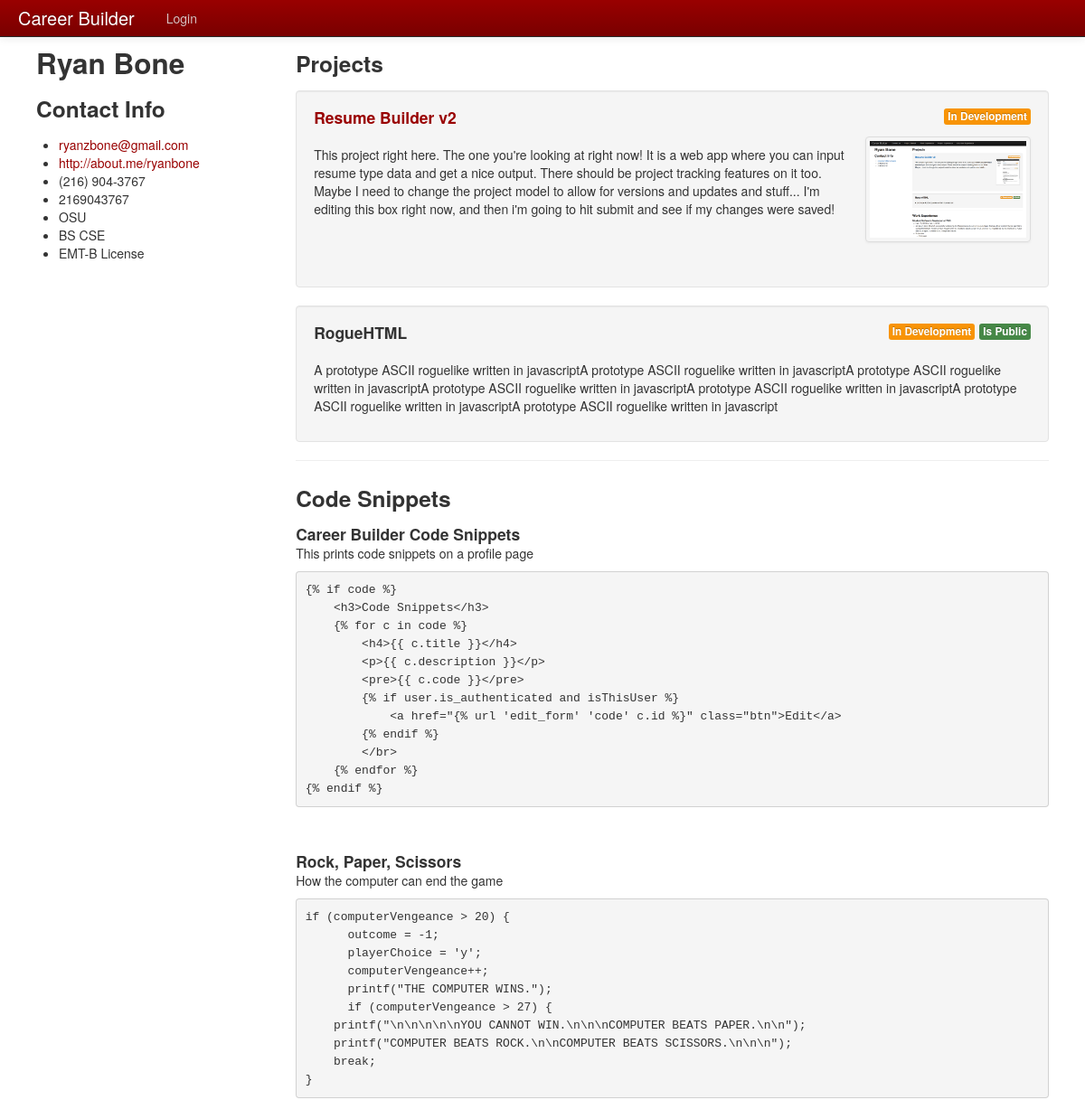
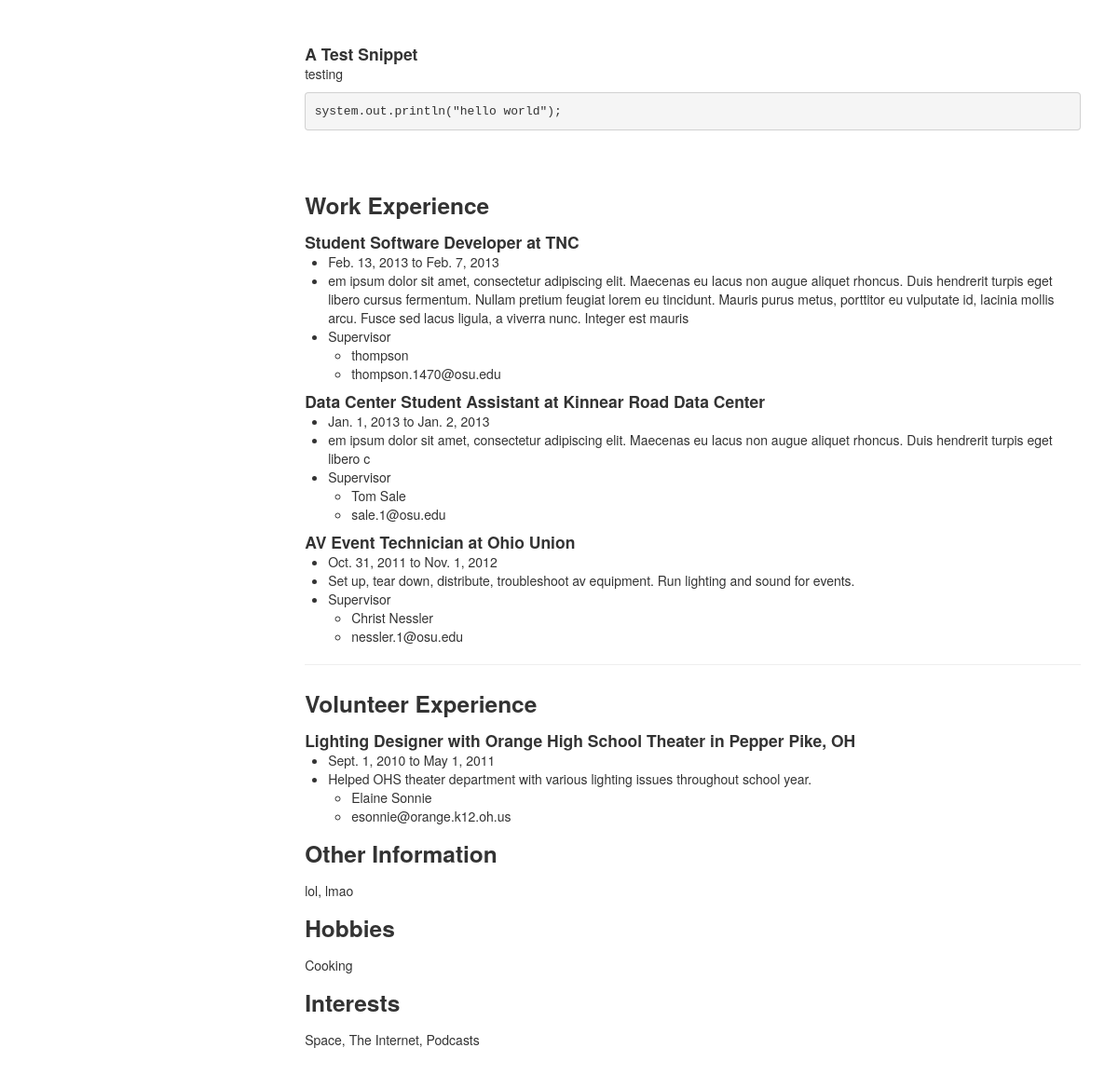
The app's page /profile/1/, older data (2 pictures, top to bottom).
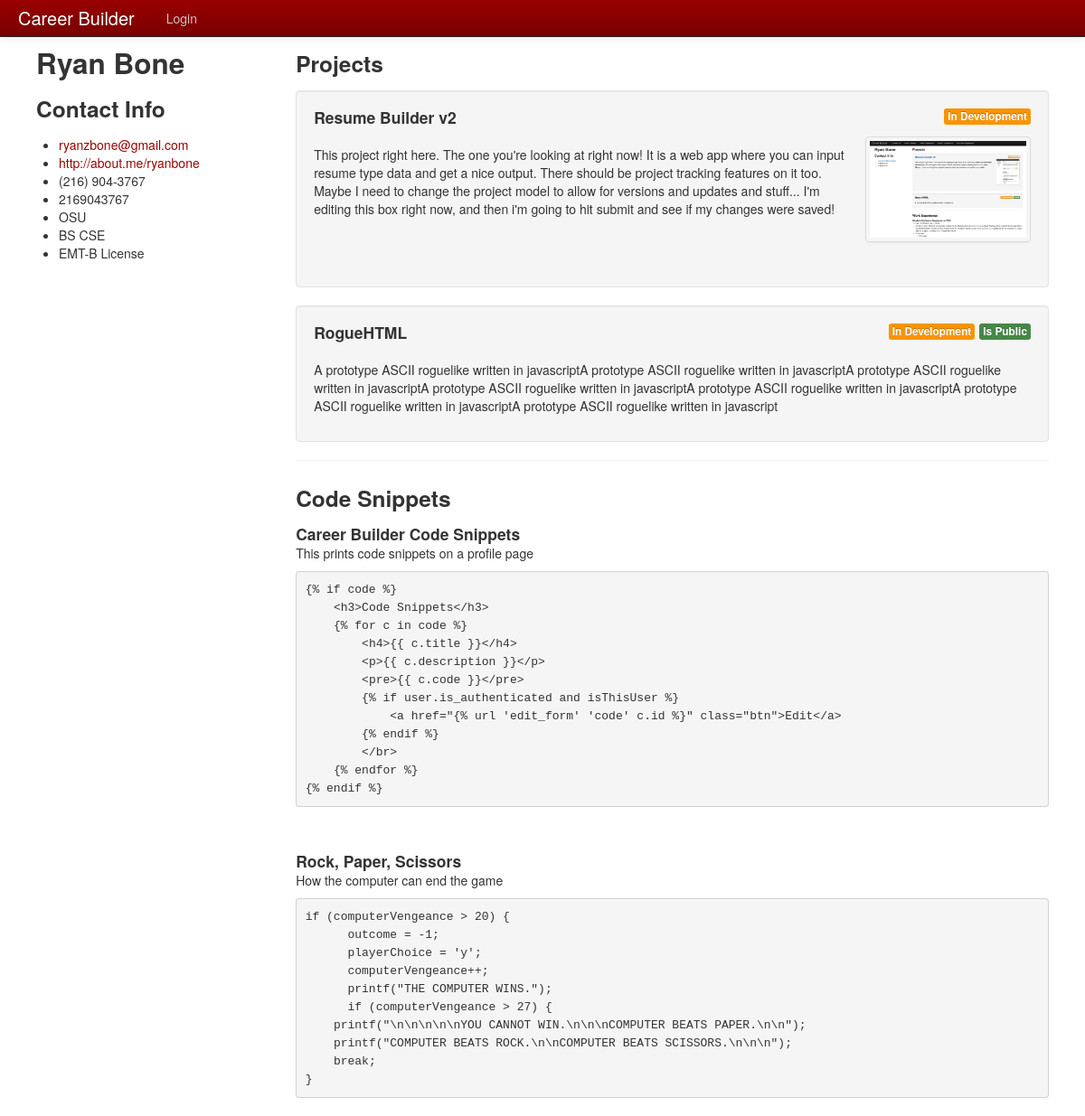
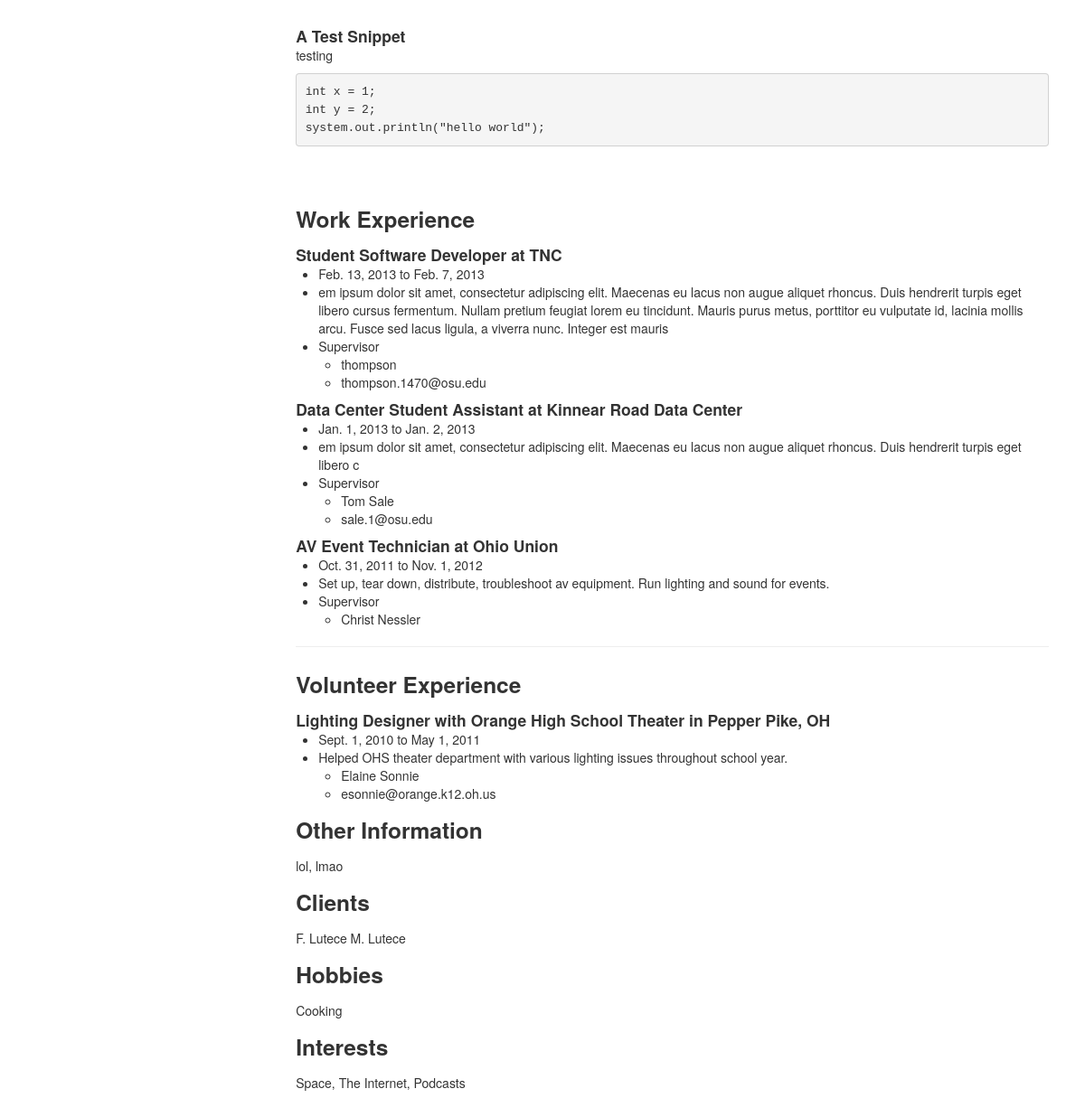
The same page, newer data (2 pictures, top to bottom).
### builder/models.py (models this page shows, shortened)
class UserProfile(models.Model):
    user = models.OneToOneField(User, primary_key=True)
    firstName = models.CharField('First Name', max_length = 50, blank = True)
    lastName = models.CharField('Last Name', max_length = 50, blank = True)
    email = models.EmailField()
    url = models.URLField(blank = True)
    phone = models.CharField(max_length = 20, blank = True)
    altPhone = models.CharField('Alternate Phone', max_length = 20, blank = True)
    image = models.ImageField(upload_to='Images', blank = True)
    school = models.CharField(max_length = 100, blank = True)
    degree = models.CharField(max_length = 100, blank = True)
    altDegree = models.CharField('Secondary Degree', max_length = 100, blank = True)
    altInfo = models.TextField('Other information', blank = True)
    hobbies = models.TextField(blank = True)
    clients = models.TextField(blank = True)
    interests = models.TextField(blank = True)
    visible = models.BooleanField(default = True)
    def __unicode__(self):
        return u'%s %s' %(self.firstName, self.lastName)
    class Meta:
        ordering = ['lastName', 'firstName']

class Project(models.Model):
    user = models.ForeignKey(UserProfile)
    title = models.CharField(max_length = 250)
    projectURL = models.URLField('Project URL', blank = True)
    description = models.TextField()
    inDevelopment = models.BooleanField()
    isPublic = models.BooleanField(default = True)
    projectImage = models.ImageField('Screen shot', upload_to = 'Images', blank = True)
    highlight = models.BooleanField()
    visible = models.BooleanField(default = True)
    class Meta:
        ordering = ['title']

class CodeSnippet(models.Model):
    user = models.ForeignKey(UserProfile)
    title = models.CharField(max_length = 150)
    description = models.TextField()
    code = models.TextField()
    visible = models.BooleanField(default = True)

class WorkExperience(models.Model):
    user = models.ForeignKey(UserProfile)
    jobTitle = models.CharField('Job title', max_length = 100)
    location = models.CharField(max_length = 250)
    startDate = models.DateField('Start date', blank = True)
    endDate = models.DateField('End date', blank = True)
    description = models.TextField('Job description')
    supervisorName = models.CharField('Supervisor name', max_length = 100, blank = True)
    supervisorEmail = models.EmailField('Supervisor email', blank = True)
    visible = models.BooleanField(default = True)
    def __unicode__(self):
        return self.jobTitle
    class Meta:
        ordering = ['-startDate']

class VolunteerExperience(models.Model):
    user = models.ForeignKey(UserProfile)
    organization = models.CharField(max_length = 150)
    jobTitle = models.CharField('Title', max_length = 100)
    startDate = models.DateField('Start date', blank = True)
    endDate = models.DateField('End date', blank = True, null=True)
    description = models.TextField('Job description')
    supervisorName = models.CharField('Supervisor name', max_length = 100)
    supervisorEmail = models.EmailField('Supervisor email')
    location = models.CharField(max_length = 250)
    visible = models.BooleanField(default = True)
    class Meta:
        ordering = ['-startDate']

### builder/views.py (the view)
# urls.py: url(r'^profile/(?P<userId>\d+)/$', 'profile', name='profile'),
def profile(request, userId):
	user = request.user
	userProfile = UserProfile.objects.get(user=userId)
	if user.id == userProfile.user.id:
		isThisUser = True
	else:
		isThisUser = False
	workExperience = WorkExperience.objects.filter(user=userProfile, visible=True)
	projects = Project.objects.filter(user=userProfile, visible=True)
	volunteerExperience = VolunteerExperience.objects.filter(user=userProfile, visible=True)
	code = CodeSnippet.objects.filter(user=userProfile, visible=True)
	return render(request, 'profile.html', locals())

### templates/profile.html (shortened to what this page needs)
{% extends "base.html" %}
{% block content %}
{% include "profile_menu.html" %}
{% include "profile_body.html" %}
{% endblock %}

### templates/base.html (shortened to what this page needs)
<!DOCTYPE html>
<html lang="en">
<head>
    {% load staticfiles %}
    <link href="{{ STATIC_URL }}css/bootstrap.css" rel="stylesheet" media="screen">
    <link href="{{ STATIC_URL }}css/bootstrap-responsive.css" rel="stylesheet">
</head>
<body>
    <div class="navbar navbar-fixed-top navbar-inverse">
        <div class="navbar-inner">
            <div class="container-fluid">
                <a class="brand" href="/">Career Builder</a>
                <ul class="nav">
                    {% if user.is_authenticated %}
                        <li><a href="{% url profile user.id %}">Profile</a></li>
                        {% if user.is_staff %}
                        <li><a href="/admin">Administration</a></li>
                        {% endif %}
                        <li><a href="{% url logout %}">Logout</a></li>
                    {% else %}
                    <li><a href="{% url login %}">Login</a></li>
                    {% endif %}
                </ul>
            </div>
        </div>
    </div>
    <div class="container-fluid page-content">
        <div class="row-fluid">
            {% block content %}
            {% endblock %}
        </div>
    </div>
</body>
</html>

### templates/profile_menu.html (shortened to what this page needs)
<div class="span3">
	<div style="position:fixed">
		<h2>{{ userProfile }}</h2>
			<h3>Contact Info</h3>
			<ul>
				{% if userProfile.email %} <li><a href="mailto:{{ userProfile.email }}">{{ userProfile.email }}</a></li> {% endif %}
				{% if userProfile.url %} <li><a href="{{ userProfile.url }}">{{ userProfile.url }}</a></li> {% endif %}
				{% if userProfile.phone %} <li>{{ userProfile.phone }}</li> {% endif %}
				{% if userProfile.altPhone %} <li>{{ userProfile.altPhone }} </li> {% endif %}
				{% if userProfile.school %} <li>{{ userProfile.school }} </li> {% endif %}
				{% if userProfile.degree %} <li>{{ userProfile.degree }} </li> {% endif %}
				{% if userProfile.altDegree %} <li>{{ userProfile.altDegree }} </li> {% endif %}
			</ul>
	</div>
</div>

### templates/profile_body.html (shortened to what this page needs)
<div class="span9">
	{% if projects %}
		<h3>Project{{ projects|pluralize }}</h3>
		{% for project in projects %}
		<div class="well">
			<h4>{% if project.projectURL %}<a href="{{ project.projectURL }}">{{ project.title }}</a>{% else %}{{ project.title }}{% endif %}
			{% if project.isPublic %}<span class="label label-success pull-right" style="margin-left: 5px;">Is Public</span>{% endif %}
			{% if project.inDevelopment %}<span class="label label-warning pull-right">In Development</span>{% endif %}
			</h4>
			{% if project.projectImage %}
			<div class="row-fluid">
				<div class="span9">
					<p><br/>{{ project.description }}</p>
				</div>
				<ul class="thumbnails">
					<li class="span3 pull-right">
						<a href="#" class="thumbnail" style="margin-top:10px">
							<img src="{{ project.projectImage.url }}" alt="">
						</a>
					</li>
				</ul>
			</div>
			{% else %}
				<p><br/>{{ project.description }}</p>
			{% endif %}
		</div>
		{% endfor %}
	<hr>
	{% endif %}
	{% if code %}
		<h3>Code Snippets</h3>
		{% for c in code %}
		<h4>{{ c.title }}</h4>
		<p>{{ c.description }}</p>
		<pre>{{ c.code }}</pre>
		{% endfor %}
	{% endif %}
	{% if workExperience %}
	<h3>Work Experience</h2>
		{% for work in workExperience %}
		<h4>{{ work }} at {{ work.location }}</h4>
		<ul>
			<li>{{ work.startDate }} {% if work.endDate %} to {{work.endDate}}{% endif %}</li>
			<li>{{ work.description }}</li>
			{% if work.supervisorName or work.supervisorEmail %}
			<li>Supervisor</li>
			<ul>
				{% if work.supervisorName %}<li>{{ work.supervisorName }}</li>{% endif %}
				{% if work.supervisorEmail %}<li>{{ work.supervisorEmail }}</li>{% endif %}
			</ul>
			{% endif %}
		</ul>
		{% endfor %}
	<hr>
	{% endif %}
	{% if volunteerExperience %}
	<h3> Volunteer Experience</h3>
		{% for vol in volunteerExperience %}
		<h4>{{ vol.jobTitle }}{% if vol.organization %} with {{ vol.organization }}{% endif %}{% if vol.location %} in {{ vol.location }}{% endif %}</h4>
		<ul>
			<li>{{ vol.startDate }} {% if vol.endDate %} to {{vol.endDate}}{% endif %}</li>
			<li>{{ vol.description }}</li>
			<ul>
				<li>{{ vol.supervisorName }}</li>
				<li>{{ vol.supervisorEmail }}</li>
			</ul>
		</ul>
		{% endfor %}
	{% endif %}
	{% if userProfile.altInfo %}
		<h3>Other Information</h3>
		<p>{{ userProfile.altInfo }}</p>
	{% endif %}
	{% if userProfile.clients %}
		<h3>Clients</h3>
		<p>{{ userProfile.clients }}</p>
	{% endif %}
	{% if userProfile.hobbies %}
		<h3>Hobbies</h3>
		<p>{{ userProfile.hobbies }}</p>
	{% endif %}
	{% if userProfile.interests %}
		<h3>Interests</h3>
		<p>{{ userProfile.interests }}</p>
	{% endif %}
</div>

### templates/base.html (style rules this page uses)
.page-content { padding:40px; }

### templates/profile.html (style rules this page uses)
h4 { display: inline; }

Row changes from the older to the newer data that the page shows:
changed UserProfile "Ryan Bone": clients (not shown) → "F. Lutece M. Lutece"
changed Project "Resume Builder v2": projectURL "http://127.0.0.1:8000/" → empty (drawn)
changed CodeSnippet "A Test Snippet": code "system.out.println(\"hello world\");" → "int x = 1; int y = 2; system.out.println(\"hello world\");"
changed WorkExperience "AV Event Technician": supervisorEmail "nessler.1@osu.edu" → (not shown)
Text that changed along with them:
text now shown: "Clients"
